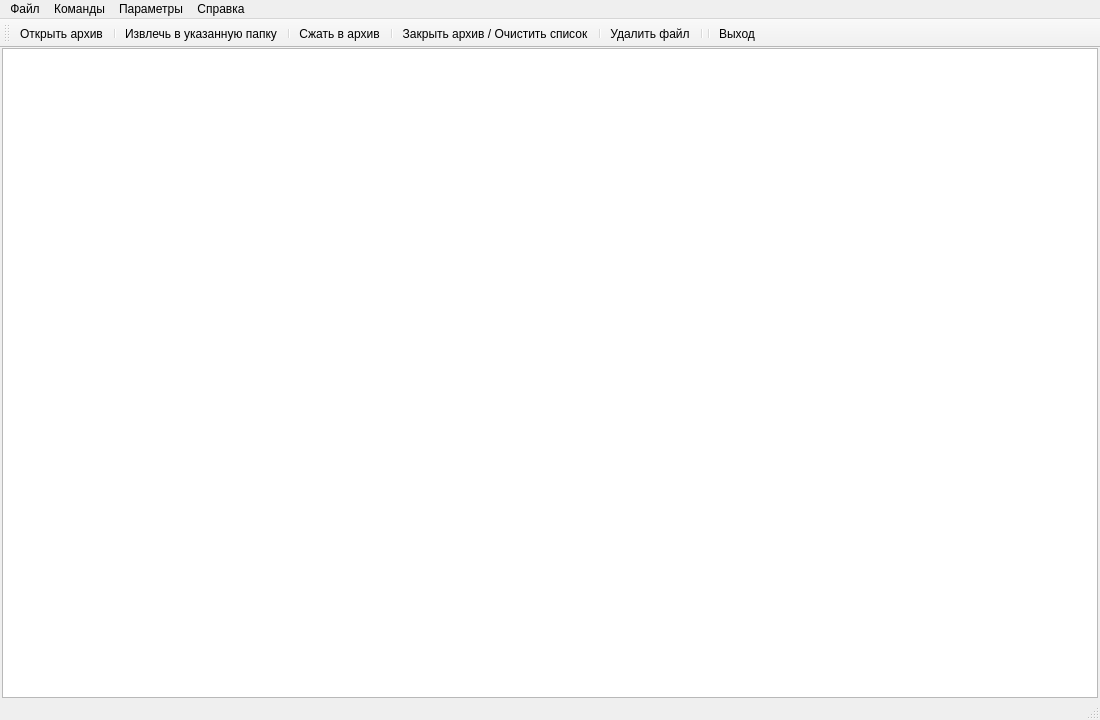
<?xml version="1.0" encoding="UTF-8"?>
<ui version="4.0">
 <class>MainWindow</class>
 <widget class="QMainWindow" name="MainWindow">
  <property name="geometry">
   <rect>
    <x>0</x>
    <y>0</y>
    <width>1100</width>
    <height>720</height>
   </rect>
  </property>
  <property name="windowTitle">
   <string>QtArc</string>
  </property>
  <property name="windowIcon">
   <iconset resource="res.qrc">
    <normaloff>:/pict/QtArc.ico</normaloff>:/pict/QtArc.ico</iconset>
  </property>
  <widget class="QWidget" name="centralWidget">
   <layout class="QGridLayout" name="gridLayout">
    <property name="leftMargin">
     <number>2</number>
    </property>
    <property name="topMargin">
     <number>0</number>
    </property>
    <property name="rightMargin">
     <number>2</number>
    </property>
    <property name="bottomMargin">
     <number>0</number>
    </property>
    <property name="spacing">
     <number>0</number>
    </property>
    <item row="0" column="0">
     <widget class="QTableView" name="mainView"/>
    </item>
   </layout>
  </widget>
  <widget class="QMenuBar" name="mainMenuBar">
   <property name="geometry">
    <rect>
     <x>0</x>
     <y>0</y>
     <width>1100</width>
     <height>26</height>
    </rect>
   </property>
   <widget class="QMenu" name="fileMenu">
    <property name="title">
     <string>Файл</string>
    </property>
    <addaction name="openArc"/>
    <addaction name="saveArcCopy"/>
    <addaction name="separator"/>
    <addaction name="compessArc"/>
    <addaction name="separator"/>
    <addaction name="separator"/>
    <addaction name="closeArc"/>
    <addaction name="separator"/>
    <addaction name="quitProgram"/>
   </widget>
   <widget class="QMenu" name="commandMenu">
    <property name="title">
     <string>Команды</string>
    </property>
    <addaction name="addFiles"/>
    <addaction name="addFolder"/>
    <addaction name="extractToDir"/>
    <addaction name="separator"/>
    <addaction name="openFile"/>
    <addaction name="deleteFile"/>
   </widget>
   <widget class="QMenu" name="paramMenu">
    <property name="title">
     <string>Параметры</string>
    </property>
    <addaction name="mainMenuShow"/>
    <addaction name="mainToolBarShow"/>
    <addaction name="statusBarShow"/>
    <addaction name="separator"/>
    <addaction name="fullScrean"/>
   </widget>
   <widget class="QMenu" name="aboutMenu">
    <property name="title">
     <string>Справка</string>
    </property>
    <addaction name="aboutProgram"/>
    <addaction name="separator"/>
    <addaction name="aboutQt"/>
   </widget>
   <addaction name="fileMenu"/>
   <addaction name="commandMenu"/>
   <addaction name="paramMenu"/>
   <addaction name="aboutMenu"/>
  </widget>
  <widget class="QToolBar" name="mainToolBar">
   <attribute name="toolBarArea">
    <enum>TopToolBarArea</enum>
   </attribute>
   <attribute name="toolBarBreak">
    <bool>false</bool>
   </attribute>
   <addaction name="openArc"/>
   <addaction name="separator"/>
   <addaction name="extractToDir"/>
   <addaction name="separator"/>
   <addaction name="compessArc"/>
   <addaction name="separator"/>
   <addaction name="closeArc"/>
   <addaction name="separator"/>
   <addaction name="deleteFile"/>
   <addaction name="separator"/>
   <addaction name="separator"/>
   <addaction name="quitProgram"/>
  </widget>
  <widget class="QStatusBar" name="statusBar"/>
  <action name="aboutProgram">
   <property name="icon">
    <iconset resource="res.qrc">
     <normaloff>:/pict/help.png</normaloff>:/pict/help.png</iconset>
   </property>
   <property name="text">
    <string>О программе</string>
   </property>
   <property name="shortcut">
    <string>F1</string>
   </property>
  </action>
  <action name="aboutQt">
   <property name="icon">
    <iconset resource="res.qrc">
     <normaloff>:/pict/qt.png</normaloff>:/pict/qt.png</iconset>
   </property>
   <property name="text">
    <string>О Qt</string>
   </property>
   <property name="shortcut">
    <string>Ctrl+F1</string>
   </property>
  </action>
  <action name="openArc">
   <property name="icon">
    <iconset resource="res.qrc">
     <normaloff>:/pict/open.png</normaloff>:/pict/open.png</iconset>
   </property>
   <property name="text">
    <string>Открыть архив</string>
   </property>
   <property name="shortcut">
    <string>Ctrl+O</string>
   </property>
   <property name="iconVisibleInMenu">
    <bool>true</bool>
   </property>
  </action>
  <action name="saveArcCopy">
   <property name="icon">
    <iconset resource="res.qrc">
     <normaloff>:/pict/save.png</normaloff>:/pict/save.png</iconset>
   </property>
   <property name="text">
    <string>Сохранить копию архива как</string>
   </property>
   <property name="shortcut">
    <string>Ctrl+Shift+S</string>
   </property>
  </action>
  <action name="quitProgram">
   <property name="icon">
    <iconset resource="res.qrc">
     <normaloff>:/pict/exit.png</normaloff>:/pict/exit.png</iconset>
   </property>
   <property name="text">
    <string>Выход</string>
   </property>
   <property name="shortcut">
    <string>Ctrl+Q</string>
   </property>
  </action>
  <action name="addFiles">
   <property name="icon">
    <iconset resource="res.qrc">
     <normaloff>:/pict/addfile.png</normaloff>:/pict/addfile.png</iconset>
   </property>
   <property name="text">
    <string>Добавить файлы для сжатия</string>
   </property>
   <property name="shortcut">
    <string>Alt+A</string>
   </property>
  </action>
  <action name="extractToDir">
   <property name="icon">
    <iconset resource="res.qrc">
     <normaloff>:/pict/extract.png</normaloff>:/pict/extract.png</iconset>
   </property>
   <property name="text">
    <string>Извлечь в указанную папку</string>
   </property>
   <property name="shortcut">
    <string>Alt+E</string>
   </property>
  </action>
  <action name="openFile">
   <property name="icon">
    <iconset resource="res.qrc">
     <normaloff>:/pict/start.png</normaloff>:/pict/start.png</iconset>
   </property>
   <property name="text">
    <string>Открыть файл</string>
   </property>
   <property name="shortcut">
    <string>F4</string>
   </property>
  </action>
  <action name="deleteFile">
   <property name="icon">
    <iconset resource="res.qrc">
     <normaloff>:/pict/deldocument.png</normaloff>:/pict/deldocument.png</iconset>
   </property>
   <property name="text">
    <string>Удалить файл</string>
   </property>
   <property name="shortcut">
    <string>Del</string>
   </property>
  </action>
  <action name="mainToolBarShow">
   <property name="checkable">
    <bool>true</bool>
   </property>
   <property name="checked">
    <bool>true</bool>
   </property>
   <property name="text">
    <string>Панель инструментов       Ctrl+I</string>
   </property>
   <property name="toolTip">
    <string>Панель инструментов</string>
   </property>
  </action>
  <action name="statusBarShow">
   <property name="checkable">
    <bool>true</bool>
   </property>
   <property name="checked">
    <bool>true</bool>
   </property>
   <property name="text">
    <string>Строка состояния               Ctrl+S</string>
   </property>
   <property name="toolTip">
    <string>Строка состояния</string>
   </property>
  </action>
  <action name="mainMenuShow">
   <property name="checkable">
    <bool>true</bool>
   </property>
   <property name="checked">
    <bool>true</bool>
   </property>
   <property name="text">
    <string>Главное меню                     Ctrl+M</string>
   </property>
   <property name="toolTip">
    <string>Главное меню</string>
   </property>
  </action>
  <action name="fullScrean">
   <property name="checkable">
    <bool>false</bool>
   </property>
   <property name="checked">
    <bool>false</bool>
   </property>
   <property name="icon">
    <iconset resource="res.qrc">
     <normaloff>:/pict/full.png</normaloff>:/pict/full.png</iconset>
   </property>
   <property name="text">
    <string>Во весь экран                       F11</string>
   </property>
   <property name="toolTip">
    <string>Во весь экран</string>
   </property>
  </action>
  <action name="closeArc">
   <property name="icon">
    <iconset resource="res.qrc">
     <normaloff>:/pict/close.png</normaloff>:/pict/close.png</iconset>
   </property>
   <property name="text">
    <string>Закрыть архив / Очистить список</string>
   </property>
   <property name="shortcut">
    <string>Ctrl+Shift+Q</string>
   </property>
  </action>
  <action name="addFolder">
   <property name="icon">
    <iconset resource="res.qrc">
     <normaloff>:/pict/addfolder.png</normaloff>:/pict/addfolder.png</iconset>
   </property>
   <property name="text">
    <string>Добавить папку для сжатия</string>
   </property>
   <property name="shortcut">
    <string>Alt+D</string>
   </property>
  </action>
  <action name="compessArc">
   <property name="icon">
    <iconset resource="res.qrc">
     <normaloff>:/pict/compress.png</normaloff>:/pict/compress.png</iconset>
   </property>
   <property name="text">
    <string>Сжать в архив</string>
   </property>
  </action>
 </widget>
 <layoutdefault spacing="6" margin="11"/>
 <resources>
  <include location="res.qrc"/>
 </resources>
 <connections>
  <connection>
   <sender>mainMenuShow</sender>
   <signal>triggered(bool)</signal>
   <receiver>mainMenuBar</receiver>
   <slot>setVisible(bool)</slot>
   <hints>
    <hint type="sourcelabel">
     <x>-1</x>
     <y>-1</y>
    </hint>
    <hint type="destinationlabel">
     <x>549</x>
     <y>10</y>
    </hint>
   </hints>
  </connection>
  <connection>
   <sender>mainToolBarShow</sender>
   <signal>triggered(bool)</signal>
   <receiver>mainToolBar</receiver>
   <slot>setVisible(bool)</slot>
   <hints>
    <hint type="sourcelabel">
     <x>-1</x>
     <y>-1</y>
    </hint>
    <hint type="destinationlabel">
     <x>549</x>
     <y>37</y>
    </hint>
   </hints>
  </connection>
  <connection>
   <sender>statusBarShow</sender>
   <signal>toggled(bool)</signal>
   <receiver>statusBar</receiver>
   <slot>setVisible(bool)</slot>
   <hints>
    <hint type="sourcelabel">
     <x>-1</x>
     <y>-1</y>
    </hint>
    <hint type="destinationlabel">
     <x>549</x>
     <y>709</y>
    </hint>
   </hints>
  </connection>
 </connections>
</ui>
